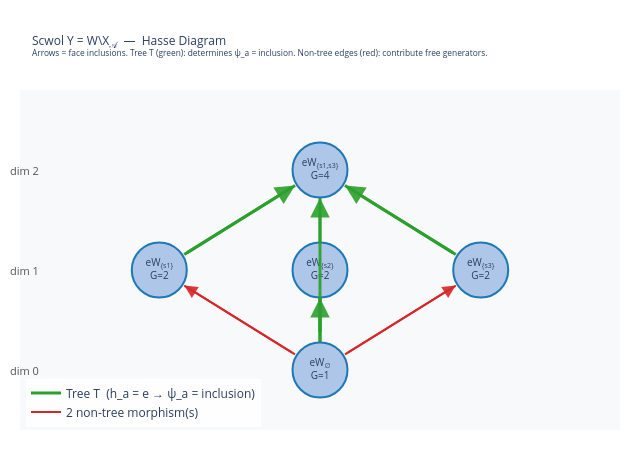

The code cell stored with this chart in its notebook:
### Markdown cell above
---
## 4. The Quotient Scwol $Y = W \backslash \mathcal{X}_{\mathscr{A}}$ and the Spanning Tree $T$

The **quotient scwol** $Y$ is the Hasse diagram of the orbit poset of $K_{\mathscr{A}}$
under the $W$-action. Its objects and morphisms are:

| Dimension | Object (orbit) | Local group $G_v$ |
|-----------|----------------|-------------------|
| 0 | $eW_\emptyset$ | $\{e\}$ |
| 1 | $eW_{\{1\}}$ | $\langle s_1 \rangle$ |
| 1 | $eW_{\{2\}}$ | $\langle s_2 \rangle$ |
| 1 | $eW_{\{3\}}$ | $\langle s_3 \rangle$ |
| 2 | $eW_{\{1,3\}}$ | $\langle s_1, s_3 \rangle \cong \mathbb{Z}/2 \times \mathbb{Z}/2$ |

The **morphisms** of $Y$ are the face inclusions (from dimension $k$ to $k+1$).

### Why we need the spanning tree $T$

The Bridson\&Haefliger theory requires a **spanning tree $T$ of $Y$** to:

1. **Define transport elements $h_a \in H$**: for each morphism $a: \sigma \to \tau$ in $Y$,
   $h_a$ is the unique element of $H$ such that $h_a \cdot \tilde{\sigma} = \widetilde{\text{target}}$,
   where $\tilde{\sigma}$ is the canonical representative of $\sigma$.

2. **Define the morphisms $\psi_a: G_\sigma \to G_\tau$** (local group morphisms):
   $$\psi_a(g) = h_a \cdot g \cdot h_a^{-1}$$
   When $h_a = e$ (identity), $\psi_a$ is simply the **inclusion** $G_\sigma \hookrightarrow G_\tau$.

3. **Determine the generators** of the fundamental group: edges of $Y$ **outside** the tree $T$
   contribute free generators; edges of $T$ are "collapsed" by $\psi_a = \mathrm{id}$.

### Code cell
import plotly.graph_objects as go

# ── 2D Hasse diagram of Y ─────────────────────────────────────────────────────
J_to_pos = {
    ():     (2.0, 0.0),
    (1,):   (0.5, 1.0),
    (2,):   (2.0, 1.0),
    (3,):   (3.5, 1.0),
    (1, 3): (2.0, 2.0),
}

oid_to_J   = {oid: J for oid, (_, J) in pi1_calc.reps.items()}
oid_to_pos = {oid: J_to_pos[J] for oid, J in oid_to_J.items()}

# Spanning tree T of Y
undirected_Y   = pi1_calc.Y.to_undirected()
tree_edge_list = undirected_Y.min_spanning_tree(algorithm='Kruskal')
tree_upairs    = {frozenset([u, v]) for u, v, _ in tree_edge_list}

all_Y_edges = list(pi1_calc.Y.edges())
n_nontree   = sum(1 for u, v, _ in all_Y_edges if frozenset([u, v]) not in tree_upairs)

# Edge segments (explicit lines so they always show)
PAD = float(0.28)
tr_x, tr_y = [], []
nt_x, nt_y = [], []

# Arrow annotations (optional; lines will already show)
annotations = []
for u, v, label in all_Y_edges:
    x0, y0 = oid_to_pos[u]; x1, y1 = oid_to_pos[v]
    in_tree = frozenset([u, v]) in tree_upairs
    color   = '#2ca02c' if in_tree else '#d62728'
    width   = float(3.0) if in_tree else float(2.0)
    dx, dy  = x1-x0, y1-y0
    nrm     = (dx**2+dy**2)**0.5 or 1.0
    x0p, y0p = x0+PAD*dx/nrm, y0+PAD*dy/nrm
    x1p, y1p = x1-PAD*dx/nrm, y1-PAD*dy/nrm

    if in_tree:
        tr_x += [float(x0p), float(x1p), None]
        tr_y += [float(y0p), float(y1p), None]
    else:
        nt_x += [float(x0p), float(x1p), None]
        nt_y += [float(y0p), float(y1p), None]

    annotations.append(dict(
        ax=float(x0p), ay=float(y0p),
        x =float(x1p), y =float(y1p),
        xref='x', yref='y', axref='x', ayref='y',
        showarrow=True, arrowhead=int(2), arrowsize=float(1.3),
        arrowwidth=float(width), arrowcolor=color, opacity=0.9))

# Node labels (show generator names, not matrices)
nx_, ny_, txt_ = [], [], []
for oid in sorted(pi1_calc.reps):
    J = oid_to_J[oid]
    x, y = oid_to_pos[oid]
    nx_.append(float(x)); ny_.append(float(y))
    Jlbl = '{' + ','.join(f's{j}' for j in J) + '}' if J else '∅'
    stab_order = len(pi1_calc.stabilizers[oid])
    txt_.append(f'eW<sub>{Jlbl}</sub><br>G={stab_order}')

edge_tree = go.Scatter(x=tr_x, y=tr_y, mode='lines',
    line=dict(color='#2ca02c', width=float(3)), name='Tree T  (h_a = e → ψ_a = inclusion)')
edge_nt = go.Scatter(x=nt_x, y=nt_y, mode='lines',
    line=dict(color='#d62728', width=float(2)), name=f'{n_nontree} non-tree morphism(s)')

node_tr  = go.Scatter(x=nx_, y=ny_, mode='markers+text',
    marker=dict(size=int(55), color='#aec7e8', line=dict(color='#1f77b4', width=int(2))),
    text=txt_, textposition='middle center', textfont=dict(size=int(10)),
    hoverinfo='skip', showlegend=False)

fig_Y = go.Figure(data=[edge_tree, edge_nt, node_tr])
fig_Y.update_layout(
    title=dict(
        text=('Scwol Y = W\\X<sub>𝒜</sub>  —  Hasse Diagram<br>'
              '<sup>Arrows = face inclusions. '
              'Tree T (green): determines ψ_a = inclusion. '
              'Non-tree edges (red): contribute free generators.</sup>'),
        font=dict(size=int(12))),
    annotations=annotations,
    xaxis=dict(range=[float(-0.8), float(4.8)], showgrid=False, zeroline=False, showticklabels=False),
    yaxis=dict(range=[float(-0.6), float(2.8)], showgrid=False, zeroline=False, showticklabels=False),
    plot_bgcolor='#f8f9fa', width=int(640), height=int(450),
    margin=dict(l=int(20), r=int(20), t=int(90), b=int(20)),
    legend=dict(x=float(0.01), y=float(0.01), bgcolor='rgba(255,255,255,0.85)'))

for dim_y, lbl in [(0,'dim 0'), (1,'dim 1'), (2,'dim 2')]:
    fig_Y.add_annotation(x=float(-0.6), y=float(dim_y), text=lbl, showarrow=False,
        xref='x', yref='y', font=dict(size=int(11), color='#555'), xanchor='right')

fig_Y.write_html('a3_scwol_Y.html')
print(f'Y: {pi1_calc.Y.num_verts()} objects  |  {pi1_calc.Y.num_edges()} morphisms  |  '
      f'{len(tree_edge_list)} in tree T  |  {n_nontree} outside T')
fig_Y.show()

### Figure 1 — Plotly figure (JSON) as saved in the notebook; plotly's stock layout.template omitted (floating-point values rounded to 4 significant figures)
{"data": [{"line": {"color": "#2ca02c", "width": 3}, "mode": "lines", "name": "Tree T  (h_a = e → ψ_a = inclusion)", "type": "scatter", "x": [3.267, 2.233, null, 0.733, 1.767, null, 2, 2, null, 2, 2, null], "y": [1.155, 1.845, null, 1.155, 1.845, null, 0.28, 1.72, null, 0.28, 0.72, null]}, {"line": {"color": "#d62728", "width": 2}, "mode": "lines", "name": "2 non-tree morphism(s)", "type": "scatter", "x": [2.233, 3.267, null, 1.767, 0.733, null], "y": [0.1553, 0.8447, null, 0.1553, 0.8447, null]}, {"hoverinfo": "skip", "marker": {"color": "#aec7e8", "line": {"color": "#1f77b4", "width": 2}, "size": 55}, "mode": "markers+text", "showlegend": false, "text": ["eW<sub>{s1,s3}</sub><br>G=4", "eW<sub>{s3}</sub><br>G=2", "eW<sub>{s2}</sub><br>G=2", "eW<sub>{s1}</sub><br>G=2", "eW<sub>∅</sub><br>G=1"], "textfont": {"size": 10}, "textposition": "middle center", "type": "scatter", "x": [2, 3.5, 2, 0.5, 2], "y": [2, 1, 1, 1, 0]}], "layout": {"annotations": [{"arrowcolor": "#2ca02c", "arrowhead": 2, "arrowsize": 1.3, "arrowwidth": 3, "ax": 3.267, "axref": "x", "ay": 1.155, "ayref": "y", "opacity": 0.9, "showarrow": true, "x": 2.233, "xref": "x", "y": 1.845, "yref": "y"}, {"arrowcolor": "#2ca02c", "arrowhead": 2, "arrowsize": 1.3, "arrowwidth": 3, "ax": 0.733, "axref": "x", "ay": 1.155, "ayref": "y", "opacity": 0.9, "showarrow": true, "x": 1.767, "xref": "x", "y": 1.845, "yref": "y"}, {"arrowcolor": "#2ca02c", "arrowhead": 2, "arrowsize": 1.3, "arrowwidth": 3, "ax": 2, "axref": "x", "ay": 0.28, "ayref": "y", "opacity": 0.9, "showarrow": true, "x": 2, "xref": "x", "y": 1.72, "yref": "y"}, {"arrowcolor": "#d62728", "arrowhead": 2, "arrowsize": 1.3, "arrowwidth": 2, "ax": 2.233, "axref": "x", "ay": 0.1553, "ayref": "y", "opacity": 0.9, "showarrow": true, "x": 3.267, "xref": "x", "y": 0.8447, "yref": "y"}, {"arrowcolor": "#2ca02c", "arrowhead": 2, "arrowsize": 1.3, "arrowwidth": 3, "ax": 2, "axref": "x", "ay": 0.28, "ayref": "y", "opacity": 0.9, "showarrow": true, "x": 2, "xref": "x", "y": 0.72, "yref": "y"}, {"arrowcolor": "#d62728", "arrowhead": 2, "arrowsize": 1.3, "arrowwidth": 2, "ax": 1.767, "axref": "x", "ay": 0.1553, "ayref": "y", "opacity": 0.9, "showarrow": true, "x": 0.733, "xref": "x", "y": 0.8447, "yref": "y"}, {"font": {"color": "#555", "size": 11}, "showarrow": false, "text": "dim 0", "x": -0.6, "xanchor": "right", "xref": "x", "y": 0, "yref": "y"}, {"font": {"color": "#555", "size": 11}, "showarrow": false, "text": "dim 1", "x": -0.6, "xanchor": "right", "xref": "x", "y": 1, "yref": "y"}, {"font": {"color": "#555", "size": 11}, "showarrow": false, "text": "dim 2", "x": -0.6, "xanchor": "right", "xref": "x", "y": 2, "yref": "y"}], "height": 450, "legend": {"bgcolor": "rgba(255,255,255,0.85)", "x": 0.01, "y": 0.01}, "margin": {"b": 20, "l": 20, "r": 20, "t": 90}, "plot_bgcolor": "#f8f9fa", "title": {"font": {"size": 12}, "text": "Scwol Y = W\\X<sub>𝒜</sub>  —  Hasse Diagram<br><sup>Arrows = face inclusions. Tree T (green): determines ψ_a = inclusion. Non-tree edges (red): contribute free generators.</sup>"}, "width": 640, "xaxis": {"range": [-0.8, 4.8], "showgrid": false, "showticklabels": false, "zeroline": false}, "yaxis": {"range": [-0.6, 2.8], "showgrid": false, "showticklabels": false, "zeroline": false}}}
